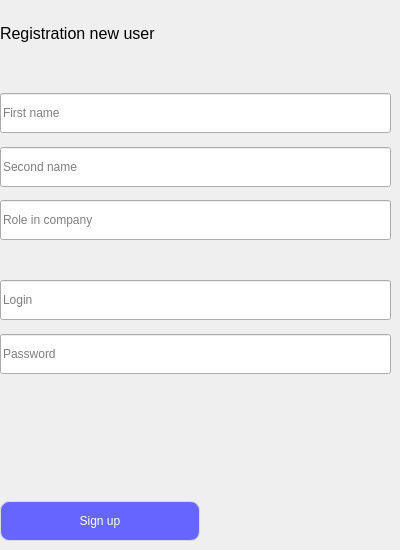
<?xml version="1.0" encoding="UTF-8"?>
<ui version="4.0">
 <class>RegistrateWidget</class>
 <widget class="QWidget" name="RegistrateWidget">
  <property name="geometry">
   <rect>
    <x>0</x>
    <y>0</y>
    <width>400</width>
    <height>550</height>
   </rect>
  </property>
  <property name="sizePolicy">
   <sizepolicy hsizetype="Fixed" vsizetype="Fixed">
    <horstretch>0</horstretch>
    <verstretch>0</verstretch>
   </sizepolicy>
  </property>
  <property name="windowTitle">
   <string>Form</string>
  </property>
  <widget class="QWidget" name="layoutWidget">
   <property name="geometry">
    <rect>
     <x>0</x>
     <y>10</y>
     <width>391</width>
     <height>531</height>
    </rect>
   </property>
   <layout class="QVBoxLayout" name="rigthSideLayout">
    <property name="spacing">
     <number>0</number>
    </property>
    <property name="sizeConstraint">
     <enum>QLayout::SetNoConstraint</enum>
    </property>
    <item>
     <spacer name="verticalSpacer_6">
      <property name="orientation">
       <enum>Qt::Vertical</enum>
      </property>
      <property name="sizeHint" stdset="0">
       <size>
        <width>20</width>
        <height>2</height>
       </size>
      </property>
     </spacer>
    </item>
    <item>
     <widget class="QLabel" name="label">
      <property name="sizePolicy">
       <sizepolicy hsizetype="Preferred" vsizetype="Minimum">
        <horstretch>0</horstretch>
        <verstretch>0</verstretch>
       </sizepolicy>
      </property>
      <property name="minimumSize">
       <size>
        <width>5</width>
        <height>20</height>
       </size>
      </property>
      <property name="maximumSize">
       <size>
        <width>16777215</width>
        <height>20</height>
       </size>
      </property>
      <property name="font">
       <font>
        <pointsize>12</pointsize>
       </font>
      </property>
      <property name="text">
       <string>Registration new user</string>
      </property>
     </widget>
    </item>
    <item>
     <spacer name="verticalSpacer_5">
      <property name="orientation">
       <enum>Qt::Vertical</enum>
      </property>
      <property name="sizeHint" stdset="0">
       <size>
        <width>20</width>
        <height>50</height>
       </size>
      </property>
     </spacer>
    </item>
    <item>
     <widget class="QLineEdit" name="firstName">
      <property name="sizePolicy">
       <sizepolicy hsizetype="Expanding" vsizetype="Fixed">
        <horstretch>0</horstretch>
        <verstretch>0</verstretch>
       </sizepolicy>
      </property>
      <property name="minimumSize">
       <size>
        <width>0</width>
        <height>40</height>
       </size>
      </property>
      <property name="inputMask">
       <string/>
      </property>
      <property name="text">
       <string/>
      </property>
      <property name="placeholderText">
       <string>First name</string>
      </property>
     </widget>
    </item>
    <item>
     <spacer name="verticalSpacer_7">
      <property name="orientation">
       <enum>Qt::Vertical</enum>
      </property>
      <property name="sizeHint" stdset="0">
       <size>
        <width>20</width>
        <height>10</height>
       </size>
      </property>
     </spacer>
    </item>
    <item>
     <widget class="QLineEdit" name="lastName">
      <property name="sizePolicy">
       <sizepolicy hsizetype="Expanding" vsizetype="Fixed">
        <horstretch>0</horstretch>
        <verstretch>0</verstretch>
       </sizepolicy>
      </property>
      <property name="minimumSize">
       <size>
        <width>0</width>
        <height>40</height>
       </size>
      </property>
      <property name="inputMask">
       <string/>
      </property>
      <property name="text">
       <string/>
      </property>
      <property name="placeholderText">
       <string>Second name</string>
      </property>
     </widget>
    </item>
    <item>
     <spacer name="verticalSpacer_4">
      <property name="orientation">
       <enum>Qt::Vertical</enum>
      </property>
      <property name="sizeHint" stdset="0">
       <size>
        <width>20</width>
        <height>10</height>
       </size>
      </property>
     </spacer>
    </item>
    <item>
     <widget class="QLineEdit" name="role">
      <property name="sizePolicy">
       <sizepolicy hsizetype="Expanding" vsizetype="Fixed">
        <horstretch>0</horstretch>
        <verstretch>0</verstretch>
       </sizepolicy>
      </property>
      <property name="minimumSize">
       <size>
        <width>0</width>
        <height>40</height>
       </size>
      </property>
      <property name="inputMask">
       <string/>
      </property>
      <property name="text">
       <string/>
      </property>
      <property name="placeholderText">
       <string>Role in company</string>
      </property>
     </widget>
    </item>
    <item>
     <spacer name="verticalSpacer">
      <property name="orientation">
       <enum>Qt::Vertical</enum>
      </property>
      <property name="sizeHint" stdset="0">
       <size>
        <width>20</width>
        <height>40</height>
       </size>
      </property>
     </spacer>
    </item>
    <item>
     <widget class="QLineEdit" name="login">
      <property name="sizePolicy">
       <sizepolicy hsizetype="Expanding" vsizetype="Fixed">
        <horstretch>0</horstretch>
        <verstretch>0</verstretch>
       </sizepolicy>
      </property>
      <property name="minimumSize">
       <size>
        <width>0</width>
        <height>40</height>
       </size>
      </property>
      <property name="inputMask">
       <string/>
      </property>
      <property name="text">
       <string/>
      </property>
      <property name="placeholderText">
       <string>Login</string>
      </property>
     </widget>
    </item>
    <item>
     <spacer name="verticalSpacer_2">
      <property name="orientation">
       <enum>Qt::Vertical</enum>
      </property>
      <property name="sizeHint" stdset="0">
       <size>
        <width>20</width>
        <height>10</height>
       </size>
      </property>
     </spacer>
    </item>
    <item>
     <widget class="QLineEdit" name="password">
      <property name="sizePolicy">
       <sizepolicy hsizetype="Expanding" vsizetype="Fixed">
        <horstretch>0</horstretch>
        <verstretch>0</verstretch>
       </sizepolicy>
      </property>
      <property name="minimumSize">
       <size>
        <width>0</width>
        <height>40</height>
       </size>
      </property>
      <property name="inputMask">
       <string/>
      </property>
      <property name="text">
       <string/>
      </property>
      <property name="echoMode">
       <enum>QLineEdit::Password</enum>
      </property>
      <property name="placeholderText">
       <string>Password</string>
      </property>
     </widget>
    </item>
    <item>
     <spacer name="verticalSpacer_8">
      <property name="orientation">
       <enum>Qt::Vertical</enum>
      </property>
      <property name="sizeHint" stdset="0">
       <size>
        <width>20</width>
        <height>10</height>
       </size>
      </property>
     </spacer>
    </item>
    <item>
     <widget class="QLabel" name="SignUpLabel">
      <property name="text">
       <string/>
      </property>
     </widget>
    </item>
    <item>
     <spacer name="verticalSpacer_3">
      <property name="orientation">
       <enum>Qt::Vertical</enum>
      </property>
      <property name="sizeHint" stdset="0">
       <size>
        <width>20</width>
        <height>100</height>
       </size>
      </property>
     </spacer>
    </item>
    <item>
     <widget class="QPushButton" name="signupButton">
      <property name="minimumSize">
       <size>
        <width>200</width>
        <height>40</height>
       </size>
      </property>
      <property name="maximumSize">
       <size>
        <width>60</width>
        <height>16777215</height>
       </size>
      </property>
      <property name="styleSheet">
       <string notr="true">background-color: rgb(102,102,255);
border-style: solid;             
border-width: 1px;               
border-radius: 9px;            
border-color: rgb(220,220,220);
color:white;</string>
      </property>
      <property name="text">
       <string>Sign up</string>
      </property>
     </widget>
    </item>
   </layout>
  </widget>
 </widget>
 <resources/>
 <connections/>
</ui>
